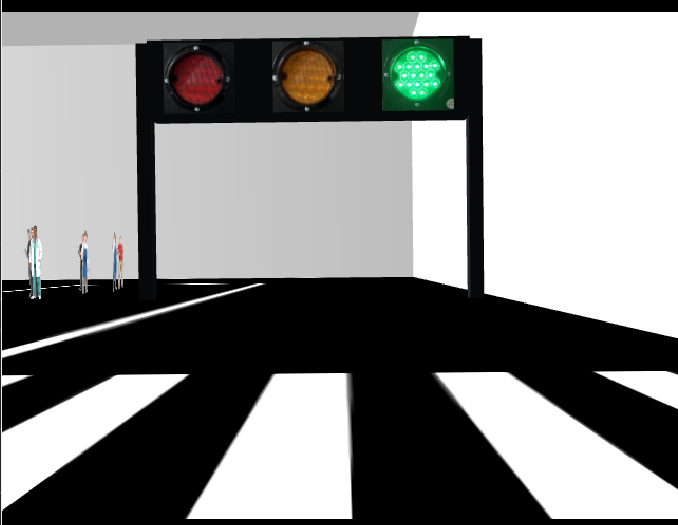
#> input picture tools/traffic_light_local/红绿灯测试.png, 678 x 525 px
$ python traffic_light_cv.py
#> lines starting #> are read from the running program, lines starting #| are printed output that depends on the picture; after the words box and inside, x2 and y2 are one past the last pixel; in counts of white or black regions, pixels touching at a corner belong together
"""本地三灯识别演示。只处理图片，不向机器人发送控制命令。"""

import argparse
from dataclasses import dataclass
from itertools import combinations
import json
from pathlib import Path
import time

import cv2
import numpy as np


LABELS = {"red": "红", "yellow": "黄", "green": "绿", "unknown": "未知"}


@dataclass
class Settings:
    # 以下是当前截图的起始参数，其他相机/光照需要重新标定。
    roi_bottom: float = 0.45
    radius_min: float = 0.038
    radius_max: float = 0.095
    circle_threshold: float = 27
    bright_value: int = 210
    bright_fraction: float = 0.15
    color_fraction: float = 0.25
    brightness_margin: float = 25


def read_image(path):
    data = np.fromfile(str(path), dtype=np.uint8)
    image = cv2.imdecode(data, cv2.IMREAD_COLOR)
#> image is the input picture: shape (525, 678, 3); mean B, G, R 133.4, 134.4, 133.6
    if image is None:
        raise ValueError("图片无法解码，可能正在写入或格式不正确")
    return image


def lamp_stats(hsv, circle, settings):
    x, y, radius = circle
    height, width = hsv.shape[:2]
    x0, x1 = max(0, int(x-radius)), min(width, int(x+radius)+1)
    y0, y1 = max(0, int(y-radius)), min(height, int(y+radius)+1)
    yy, xx = np.mgrid[y0:y1, x0:x1]
    mask = (xx-x)**2 + (yy-y)**2 <= (radius * 0.8)**2
    pixels = hsv[y0:y1, x0:x1][mask]
    hue, saturation, value = pixels.T
    colored = (saturation >= 70) & (value >= 40)
    fractions = {
        "red": float(np.mean(colored & ((hue <= 12) | (hue >= 170)))),
        "yellow": float(np.mean(colored & (hue >= 13) & (hue <= 38))),
        "green": float(np.mean(colored & (hue >= 39) & (hue <= 95))),
    }
    color = max(fractions, key=fractions.get)
    return {
        "circle": [float(v) for v in circle],
        "color": color if fractions[color] >= settings.color_fraction else "unknown",
        "color_fraction": fractions[color],
        "bright_fraction": float(np.mean(value >= settings.bright_value)),
        "v80": float(np.percentile(value, 80)),
    }


def group_error(group):
    """筛选近似等半径、共线、等间距的三灯组合，允许横排和竖排。"""
    circles = np.array([lamp["circle"] for lamp in group])
    centers, radii = circles[:, :2], circles[:, 2]
    if radii.max() / radii.min() > 1.45:
        return None
    distances = np.linalg.norm(centers[:, None] - centers[None, :], axis=2)
    a, b = np.unravel_index(np.argmax(distances), distances.shape)
    middle = 3 - a - b
    direction = centers[b] - centers[a]
    offset = centers[middle] - centers[a]
    line_error = abs(direction[0]*offset[1]-direction[1]*offset[0]) / distances[a, b]
    d1, d2 = distances[a, middle], distances[middle, b]
    radius = radii.mean()
    if line_error > radius * 0.4 or max(d1, d2) / min(d1, d2) > 1.4:
        return None
    if not (2.2 * radius <= min(d1, d2) and max(d1, d2) <= 6 * radius):
        return None
    if {lamp["color"] for lamp in group} != {"red", "yellow", "green"}:
        return None
    return float(line_error/radius + abs(d1-d2)/max(d1, d2))


def detect(image, settings=None):
    settings = settings or Settings()
    height, width = image.shape[:2]
    scale = min(height, width)
    bottom = int(height * settings.roi_bottom)
    roi = image[:bottom]
    gray = cv2.GaussianBlur(cv2.cvtColor(roi, cv2.COLOR_BGR2GRAY), (5, 5), 1.2)
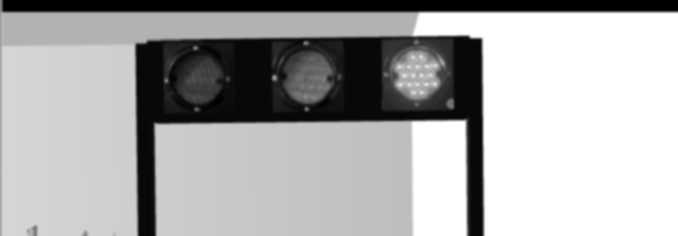
#> gray: shape (236, 678); min 0, max 255, mean 172.3
    circles = cv2.HoughCircles(
        gray, cv2.HOUGH_GRADIENT, dp=1.2, minDist=scale*0.065,
        param1=100, param2=settings.circle_threshold,
        minRadius=max(3, round(scale*settings.radius_min)),
        maxRadius=max(4, round(scale*settings.radius_max)),
    )
#> circles = [[417, 75, 23.72], [309, 76.2, 27.2], [197.4, 76.2, 26.36]]
    result = {"state": "unknown", "reason": "没有找到可靠的三灯组合", "lamps": []}
    overlay = image.copy()
    cv2.rectangle(overlay, (0, 0), (width-1, bottom-1), (255, 180, 0), 1)
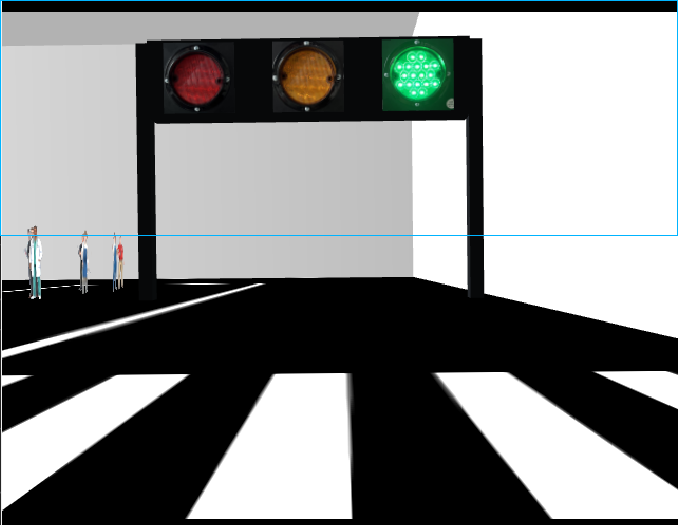
#> overlay: shape (525, 678, 3); 0.51% of pixels changed, all inside (x1, y1, x2, y2) = (0, 0, 678, 236)
    if circles is None:
        return result, overlay
    # 候选过多时拒绝判断，避免组合数过大或在杂乱背景中误选。
    if len(circles[0]) > 40:
        result["reason"] = "圆候选过多，请收紧搜索区域或半径范围"
        return result, overlay
    hsv = cv2.cvtColor(image, cv2.COLOR_BGR2HSV)
#> hsv: shape (525, 678, 3); mean H, S, V 9.8, 9.5, 135.4
    lamps = [lamp_stats(hsv, circle, settings) for circle in circles[0]]
#> in lamp_stats, `pixels = hsv[y0:y1, x0:x1][mask]`: pixels = 1125 rows, first 8: [79, 89, 248], [78, 24, 251], [79, 16, 251], [76, 97, 246], [77, 193, 240], [77, 208, 237], [75, 223, 233], [75, 222, 231]
#> in lamp_stats, `hue, saturation, value = pixels.T`: hue = 1125 values, max 90 at index 244, min 72 at index 30, mean 77.05; saturation = 1125 values, max 255 at index 432, min 2 at index 244, mean 175; value = 1125 values, max 254 at index 888, min 201 at index 51, mean 236.1
#> in lamp_stats, `fractions = { "red": float(np.mean(colored & ((hue <= 12) | (hue >= 17..`: fractions = {'red': 0, 'yellow': 0, 'green': 0.919}
#> in lamp_stats, `color = max(fractions, key=fractions.get)`: color = 'green'
#> in lamp_stats (call 2), `x, y, radius = circle`: x = 309; y = 76.2; radius = 27.2
#> in lamp_stats (call 2), `x0, x1 = max(0, int(x-radius)), min(width, int(x+radius)+1)`: x0 = 281; x1 = 337
#> in lamp_stats (call 2), `y0, y1 = max(0, int(y-radius)), min(height, int(y+radius)+1)`: y0 = 49; y1 = 104
#> in lamp_stats (call 2), `yy, xx = np.mgrid[y0:y1, x0:x1]`:
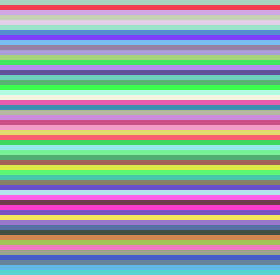
#> yy: shape (55, 56) int64 (shown 5 times larger); 55 distinct labels, from 49 to 103; one colour per label, 0 black
#> in lamp_stats (call 2), `mask = (xx-x)**2 + (yy-y)**2 <= (radius * 0.8)**2`:
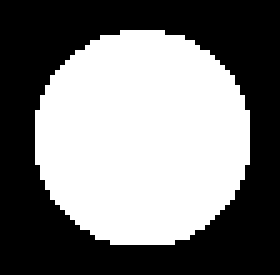
#> mask: shape (55, 56) bool (shown 5 times larger); 48.1% white; 1 white region, box (x1, y1, x2, y2) and area: (7, 6, 50, 49) 1481
#> in lamp_stats (call 2), `pixels = hsv[y0:y1, x0:x1][mask]`: pixels = 1481 rows, first 8: [15, 212, 106], [14, 214, 112], [14, 212, 114], [15, 220, 115], [15, 202, 120], [14, 198, 112], [14, 190, 118], [14, 190, 118]
#> in lamp_stats (call 2), `hue, saturation, value = pixels.T`: hue = 1481 values, max 19 at index 1413, min 5 at index 799, mean 15.34; saturation = 1481 values, max 242 at index 190, min 140 at index 797, mean 205.6; value = 1481 values, max 209 at index 1454, min 20 at index 885, mean 145.5
#> in lamp_stats (call 2), `fractions = { "red": float(np.mean(colored & ((hue <= 12) | (hue >= 17..`: fractions = {'red': 0.0162, 'yellow': 0.982, 'green': 0}
#> in lamp_stats (call 2), `color = max(fractions, key=fractions.get)`: color = 'yellow'
#> in lamp_stats (call 3), `x, y, radius = circle`: x = 197.4; radius = 26.36
#> in lamp_stats (call 3), `x0, x1 = max(0, int(x-radius)), min(width, int(x+radius)+1)`: x0 = 171; x1 = 224
#> in lamp_stats (call 3), `y0, y1 = max(0, int(y-radius)), min(height, int(y+radius)+1)`: y1 = 103
#> in lamp_stats (call 3), `yy, xx = np.mgrid[y0:y1, x0:x1]`:
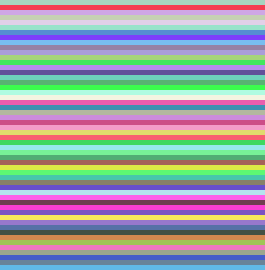
#> yy: shape (54, 53) int64 (shown 5 times larger); 54 distinct labels, from 49 to 102; one colour per label, 0 black
#> in lamp_stats (call 3), `pixels = hsv[y0:y1, x0:x1][mask]`: pixels = 1399 rows, first 8: [178, 229, 68], [177, 229, 69], [178, 225, 69], [178, 222, 70], [178, 208, 76], [179, 214, 75], [178, 198, 81], [178, 198, 81]
#> in lamp_stats (call 3), `hue, saturation, value = pixels.T`: hue = 1399 values, max 179 at index 5, min 0 at index 1040, mean 160.7; saturation = 1399 values, max 237 at index 103, min 105 at index 877, mean 185.6; value = 1399 values, max 169 at index 915, min 31 at index 920, mean 111.6
#> in lamp_stats (call 3), `fractions = { "red": float(np.mean(colored & ((hue <= 12) | (hue >= 17..`: fractions = {'red': 0.996, 'yellow': 0, 'green': 0}
#> in lamp_stats (call 3), `color = max(fractions, key=fractions.get)`: color = 'red'
#> lamps = 3 items
    groups = [group for group in combinations(lamps, 3) if group_error(group) is not None]
#> groups = 1 item
    if len(groups) != 1:
        if len(groups) > 1:
            result["reason"] = "存在多个灯组候选，不能确定相关灯组"
        return result, overlay
    selected = list(groups[0])
#> selected = 3 items
    result["lamps"] = selected
    lit = [lamp for lamp in selected if lamp["bright_fraction"] >= settings.bright_fraction]
#> lit = 1 item
    if len(lit) == 1:
        active = lit[0]
#> active = {'circle': [417, 75, 23.72], 'color': 'green', 'color_fraction': 0.919, 'bright_fraction': 0.991, 'v80': 242}
        dark_v = max(lamp["v80"] for lamp in selected if lamp is not active)
#> dark_v = 162
        if active["v80"] - dark_v >= settings.brightness_margin:
            result.update(state=active["color"], reason="三灯结构、颜色、亮灭及亮度差校验通过")
        else:
            result["reason"] = "亮暗差异不足"
    else:
        result["reason"] = "没有唯一亮灯"
    for lamp in selected:
        x, y, radius = [round(v) for v in lamp["circle"]]
        cv2.circle(overlay, (x, y), radius, (0, 255, 255), 2)
        cv2.circle(overlay, (x, y), round(radius*0.8), (255, 0, 255), 1)
        text = f'{lamp["color"]}: bright={lamp["bright_fraction"]:.2f}'
        cv2.putText(overlay, text, (max(0, x-radius), y+radius+18),
                    cv2.FONT_HERSHEY_SIMPLEX, 0.36, (255, 255, 0), 1)
#> this loop made 3 passes
#> (x, y, radius, text) on passes 1 to 3: (417, 75, 24, 'green: bright=0.99'), (309, 76, 27, 'yellow: bright=0.00'), (197, 76, 26, 'red: bright=0.00')
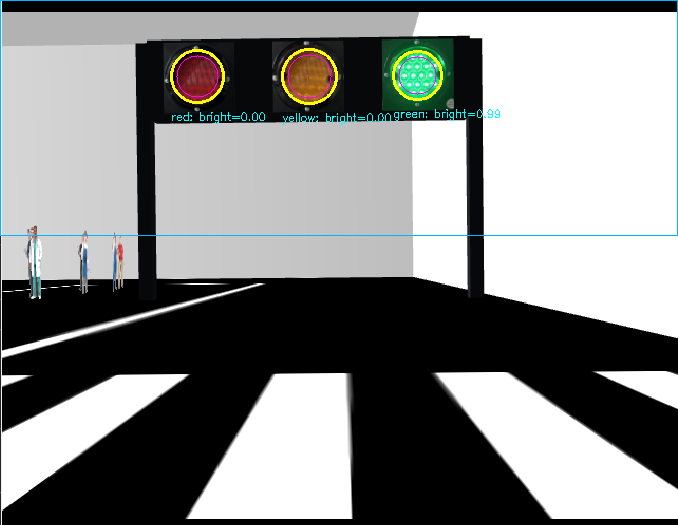
#> overlay: shape (525, 678, 3); 0.71% of pixels changed, all inside (x1, y1, x2, y2) = (170, 48, 500, 125)
    cv2.putText(overlay, result["state"].upper(), (10, max(20, bottom+25)),
                cv2.FONT_HERSHEY_SIMPLEX, 0.7, (0, 255, 255), 2)
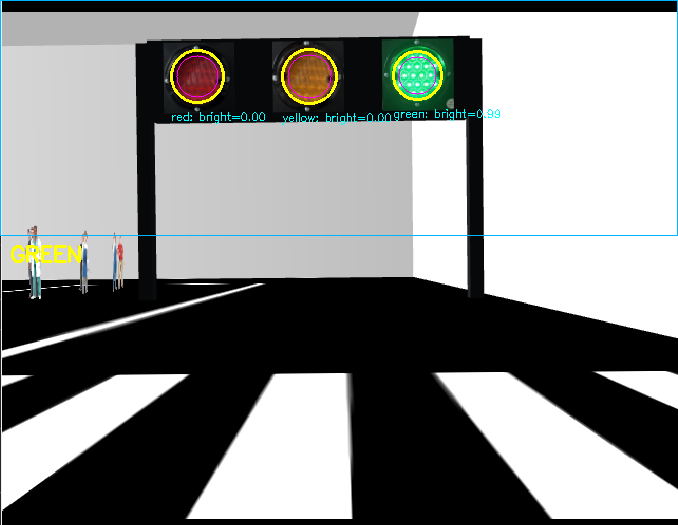
#> overlay: shape (525, 678, 3); 0.18% of pixels changed, all inside (x1, y1, x2, y2) = (11, 245, 81, 263)
    return result, overlay


def main():
    parser = argparse.ArgumentParser(description=__doc__)
    parser.add_argument("--image", type=Path, default=Path(__file__).with_name("红绿灯测试.png"))
    parser.add_argument("--interval", type=float, default=1, help="等待状态下的重读间隔，秒")
    parser.add_argument("--max-checks", type=int, default=0, help="0 表示等待直到绿灯；正数用于有限次验证")
    parser.add_argument("--roi-bottom", type=float, default=0.45, help="搜索范围底边占全图高度的比例")
    parser.add_argument("--show", action="store_true", help="显示检测画面，按 Q 退出")
    args = parser.parse_args()
    if args.interval <= 0 or args.max_checks < 0 or not 0 < args.roi_bottom <= 1:
        parser.error("interval 必须大于 0，max-checks 不小于 0，roi-bottom 在 (0, 1] 内")
    settings = Settings(roi_bottom=args.roi_bottom)
    output = Path(__file__).with_name("检测输出")
    output.mkdir(exist_ok=True)
    checks = 0
    try:
        while True:
            try:
                frame = read_image(args.image)
                result, overlay = detect(frame, settings)
#> result = 3 items
            except (OSError, ValueError, cv2.error) as exc:
                result = {"state": "unknown", "reason": str(exc), "lamps": []}
                overlay = None
            state = result["state"]
#> state = 'green'
            allowed = state == "green"
#> allowed = True
            print(f"当前是：{LABELS[state]}灯", flush=True)
#| 当前是：绿灯
            print("通行：" + ("可通行" if allowed else "不可通行"), flush=True)
#| 通行：可通行
            print("通过中.....。结束检测" if allowed else "等待中.....。", flush=True)
#> (printed output is left out)
            (output / "检测结果.json").write_text(
                json.dumps(result, ensure_ascii=False, indent=2), encoding="utf-8")
            if overlay is not None:
                cv2.imencode(".png", overlay)[1].tofile(str(output / "检测标注.png"))
                if args.show:
                    cv2.imshow("Traffic light CV", overlay)
                    if cv2.waitKey(1) & 0xFF == ord("q"):
                        break
            checks += 1
            if allowed:
                break
            if args.max_checks and checks >= args.max_checks:
                print("达到测试次数上限，停止本地测试；未允许通行。", flush=True)
                break
            time.sleep(args.interval)
    except KeyboardInterrupt:
        print("\n已手动停止检测。", flush=True)
    finally:
        if args.show:
            cv2.destroyAllWindows()


if __name__ == "__main__":
    main()

$ run again, with robot_navigation/scripts/pic/1.jpg saved as tools/traffic_light_local/红绿灯测试.png
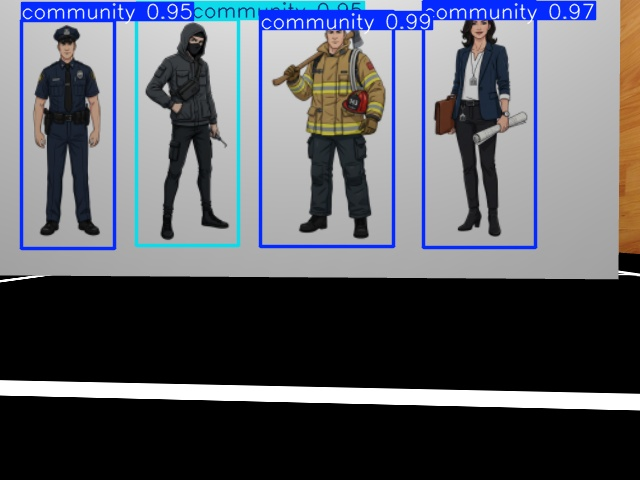
#> input picture robot_navigation/scripts/pic/1.jpg, 640 x 480 px
#> in read_image, image is the input picture: shape (480, 640, 3); mean B, G, R 100.6, 92.1, 89.1
#> in detect, `gray = cv2.GaussianBlur(cv2.cvtColor(roi, cv2.COLOR_BGR2GRAY), (5, 5),..`:
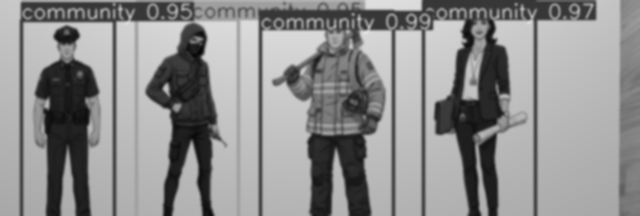
#> gray: shape (216, 640); min 5, max 227, mean 141.9
#> circles = 15 rows, first 8: [346.2, 95.4, 38.64], [379.8, 64.2, 45.24], [329.4, 52.2, 45.24], [281.4, 53.4, 45.24], [59.4, 41.4, 39.96], [453, 37.8, 32.04], [288.6, 100.2, 31.8], [66.6, 88.2, 29.28]
#> overlay: shape (480, 640, 3); 0.56% of pixels changed, all inside (x1, y1, x2, y2) = (0, 0, 640, 216)
#> hsv: shape (480, 640, 3); mean H, S, V 28.4, 28.3, 104.6
#> hue = 3006 values, max 179 at index 1681, min 0 at index 77, mean 25.65; saturation = 3006 values, max 255 at index 716, min 0 at index 77, mean 119.7; value = 3006 values, max 194 at index 739, min 22 at index 78, mean 119.7
#> fractions = {'red': 0.11, 'yellow': 0.728, 'green': 0}
#> color = 'yellow'
#> yy: shape (92, 92) int64; 92 distinct labels, from 18 to 109
#> mask: shape (92, 92) bool; 48.6% white; 1 white region, box (x1, y1, x2, y2) and area: (10, 11, 82, 83) 4117
#> yy: shape (92, 91) int64; 92 distinct labels, from 6 to 97
#> xx: shape (92, 91) int64
#> mask: shape (92, 91) bool; 49.1% white; 1 white region, box (x1, y1, x2, y2) and area: (10, 11, 82, 83) 4108
#> yy: shape (91, 91) int64; 91 distinct labels, from 8 to 98
#> xx: shape (91, 91) int64
#> mask: shape (91, 91) bool; 49.7% white; 1 white region, box (x1, y1, x2, y2) and area: (10, 10, 82, 82) 4119
#> yy: shape (81, 81) int64; 81 distinct labels, from 1 to 81
#> xx: shape (81, 81) int64
#> mask: shape (81, 81) bool; 49% white; 1 white region, box (x1, y1, x2, y2) and area: (9, 9, 73, 73) 3218
#> yy: shape (65, 66) int64; 65 distinct labels, from 5 to 69
#> xx: shape (65, 66) int64
#> mask: shape (65, 66) bool; 48% white; 1 white region, box (x1, y1, x2, y2) and area: (8, 8, 59, 59) 2061
#> pixels = 2061 rows, first 8: [117, 216, 209], [116, 239, 230], [116, 223, 222], [111, 56, 255], [115, 118, 252], [115, 242, 224], [115, 253, 255], [116, 249, 255]
#> yy: shape (65, 65) int64; 65 distinct labels, from 68 to 132
#> xx: shape (65, 65) int64
#> mask: shape (65, 65) bool; 48.1% white; 1 white region, box (x1, y1, x2, y2) and area: (8, 7, 59, 58) 2034
#> pixels = 2034 rows, first 8: [14, 117, 107], [15, 141, 92], [17, 147, 78], [19, 151, 71], [18, 158, 66], [18, 174, 60], [17, 202, 53], [17, 47, 153]
#> yy: shape (60, 59) int64; 60 distinct labels, from 58 to 117
#> xx: shape (60, 59) int64
#> mask: shape (60, 59) bool; 48.6% white; 1 white region, box (x1, y1, x2, y2) and area: (7, 7, 54, 54) 1722
#> pixels = 1722 rows, first 8: [113, 87, 35], [115, 61, 25], [50, 32, 24], [36, 53, 24], [24, 58, 22], [0, 0, 16], [112, 106, 36], [112, 81, 47]
#> yy: shape (67, 68) int64; 67 distinct labels, from 80 to 146
#> xx: shape (67, 68) int64
#> mask: shape (67, 68) bool; 49.1% white; 1 white region, box (x1, y1, x2, y2) and area: (8, 7, 61, 61) 2239
#> pixels = 2239 rows, first 8: [19, 11, 194], [30, 3, 201], [75, 3, 201], [75, 3, 203], [115, 7, 206], [122, 21, 215], [117, 86, 237], [116, 234, 211]
#> yy: shape (44, 44) int64; 44 distinct labels, from 91 to 134
#> xx: shape (44, 44) int64
#> mask: shape (44, 44) bool; 47.9% white; 1 white region, box (x1, y1, x2, y2) and area: (5, 6, 39, 40) 928
#> pixels = 928 rows, first 8: [20, 115, 131], [20, 118, 145], [20, 120, 149], [19, 130, 141], [18, 120, 149], [19, 111, 151], [19, 123, 135], [20, 145, 111]
#> yy: shape (41, 41) int64; 41 distinct labels, from 3 to 43
#> xx: shape (41, 41) int64
#> mask: shape (41, 41) bool; 48.6% white; 1 white region, box (x1, y1, x2, y2) and area: (5, 5, 37, 37) 817
#> pixels = 817 rows, first 8: [116, 23, 239], [119, 22, 239], [116, 23, 239], [119, 23, 238], [116, 24, 238], [119, 23, 238], [116, 24, 238], [119, 23, 238]
#> yy: shape (54, 54) int64; 54 distinct labels, from 52 to 105
#> xx: shape (54, 54) int64
#> mask: shape (54, 54) bool; 48.3% white; 1 white region, box (x1, y1, x2, y2) and area: (7, 6, 49, 48) 1408
#> pixels = 1408 rows, first 8: [75, 3, 202], [110, 4, 173], [110, 9, 85], [110, 10, 74], [110, 8, 91], [110, 8, 90], [110, 10, 73], [103, 29, 61]
#> yy: shape (41, 41) int64; 41 distinct labels, from 4 to 44
#> xx: shape (41, 41) int64
#> mask: shape (41, 41) bool; 48.3% white; 1 white region, box (x1, y1, x2, y2) and area: (5, 5, 37, 37) 812
#> pixels = 812 rows, first 8: [101, 234, 253], [101, 232, 255], [101, 234, 253], [100, 235, 253], [100, 234, 255], [100, 236, 254], [100, 233, 255], [101, 231, 253]
#> yy: shape (36, 43) int64; 36 distinct labels, from 0 to 35
#> xx: shape (36, 43) int64
#> mask: shape (36, 43) bool; 56.8% white; 1 black region, box (x1, y1, x2, y2) and area: (0, 0, 43, 36) 668
#> pixels = 880 rows, first 8: [114, 36, 234], [116, 32, 232], [118, 28, 230], [114, 30, 230], [114, 28, 228], [114, 28, 228], [114, 27, 227], [114, 30, 230]
#> x = 325.8; y = 148.2; radius = 18.84
#> x0 = 306; x1 = 345
#> y0 = 129; y1 = 168
#> yy: shape (39, 39) int64; 39 distinct labels, from 129 to 167
#> xx: shape (39, 39) int64
#> in lamp_stats (call 15), `mask = (xx-x)**2 + (yy-y)**2 <= (radius * 0.8)**2`:
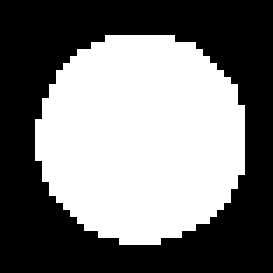
#> mask: shape (39, 39) bool (shown 7 times larger); 47% white; 1 white region, box (x1, y1, x2, y2) and area: (5, 5, 35, 35) 715
#> pixels = 715 rows, first 8: [26, 148, 88], [28, 118, 140], [28, 121, 162], [28, 131, 168], [28, 134, 170], [28, 128, 174], [28, 126, 176], [28, 126, 176]
#> hue = 715 values, max 114 at index 538, min 0 at index 590, mean 96.96; saturation = 715 values, max 200 at index 22, min 0 at index 590, mean 65.62; value = 715 values, max 192 at index 660, min 19 at index 127, mean 51.35
#> fractions = {'red': 0, 'yellow': 0.0336, 'green': 0.0014}
#> color = 'yellow'
#> lamps = 15 items
#> groups = []
#> result = {'state': 'unknown', 'reason': '没有找到可靠的三灯组合', 'lamps': []}
#> state = 'unknown'
#> allowed = False
#| 当前是：未知灯
#| 通行：不可通行
#> (printed output is left out)
